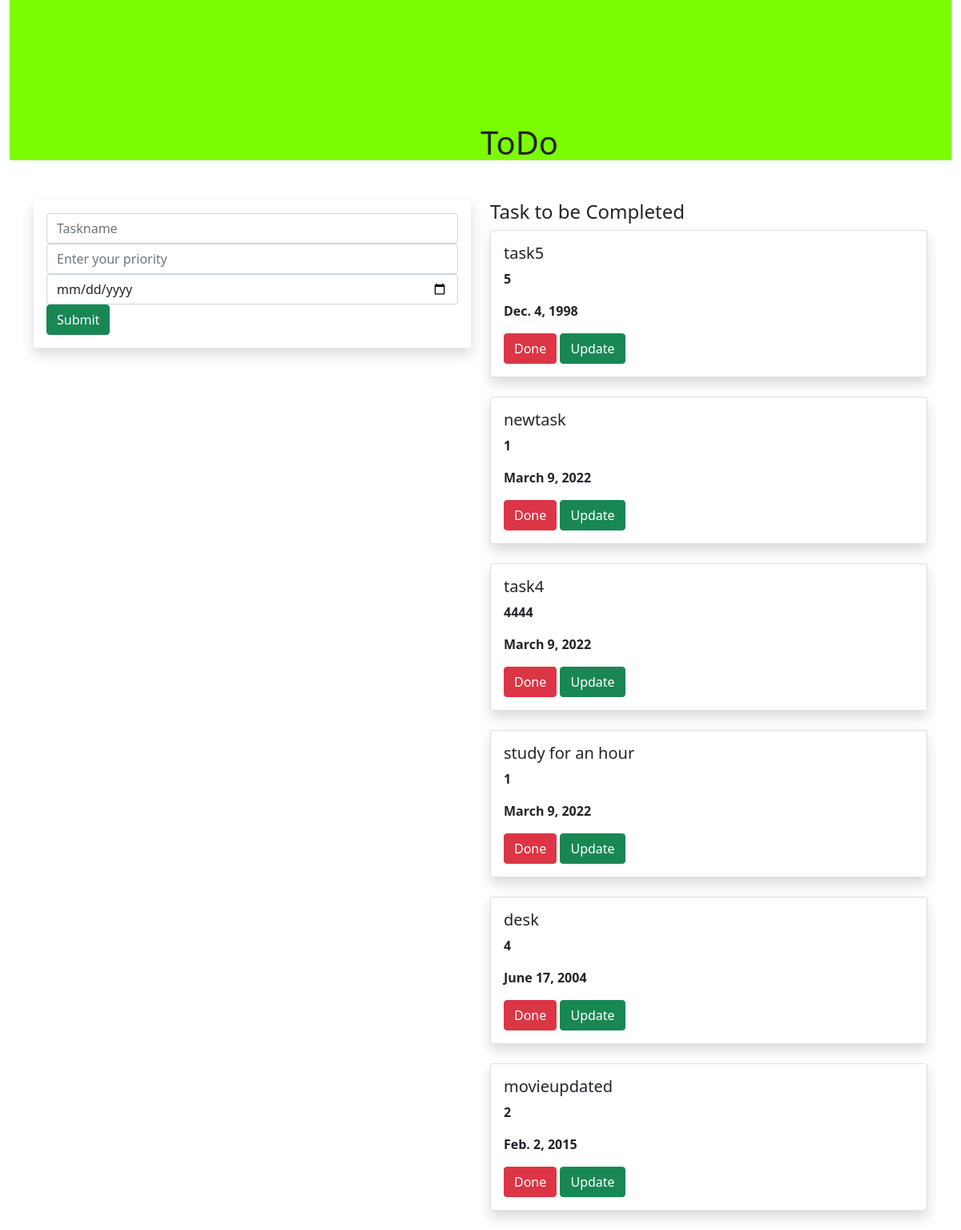
The page / on the database its author committed.
### todo1app/models.py (models this page shows, shortened)
class Tas(models.Model):
    name=models.CharField(max_length=250)
    priority=models.IntegerField()
    date=models.DateField()

### todo1app/views.py (the view)
# urls.py: path('',views.add,name='add'),
def add(request):
      task1=Tas.objects.all()
      if request.method=='POST':
         name=request.POST.get('task','')
         priority=request.POST.get('priority','')
         date=request.POST.get('date','')
         task=Tas(name=name,priority=priority,date=date)
         task.save()
      return render(request,"home.html",{'task1':task1})

### templates/home.html (shortened to what this page needs)
{% extends 'base.html'%}
{% block content %}
<div class="container-fluid">
    <div class="row">
        <div class="col-md-12">
          <div class="banner">
              <div class="banner-text">
                  <h1>ToDo</h1>
              </div>
          </div>
        </div>
    </div>
</div>
<div class="container">
    <div class="row">
        <div class="col-md-6">
        <form method="POST" class="p-3 shadow">
            <div class="form-group">
    <input type="text" class="form-control" name="task" placeholder="Taskname">
</div>
<div class="form-group">
   <input type="text" class="form-control" name="priority" placeholder="Enter your priority">
</div>
       <div class="form-group">
   <input type="date" class="form-control" name="date" placeholder="Enter your date">
    </div>
     <input type="submit" class="btn btn-success">
            </form>
    </div>
     <div class="col-md-6">
         <h4> Task to be Completed</h4>
          {% for i in task1 %}
         <div class="shadow  card">
           <div class="card-body">
               <h5 class="card-title">{{i.name}}</h5>
               <p><b>{{i.priority}}</b></p>
               <p><b>{{i.date}}</b></p>
               <a class="btn btn-danger" href="{% url 'delete' i.id %}">Done</a>
               <a class="btn btn-success" href="{% url 'update' i.id %}">Update</a>
           </div>
         </div>
         <br>
         {% endfor %}
     </div>
</div>
</div>
{% endblock %}

### templates/base.html (shortened to what this page needs)
{% load static %}
<!DOCTYPE html>
<html lang="en">
<head>
</head>
<link href="https://cdn.jsdelivr.net/npm/bootstrap@5.1.3/dist/css/bootstrap.min.css" rel="stylesheet">
<link rel="stylesheet" href="{% static 'style.css'%}">
<body>
{% block content %}
{% endblock %}
</body>
</html>

### static/style.css (style rules this page uses)
.banner { background-color: lawngreen; width :100%; height:200px; margin-bottom:50px; }
.banner-text { top:10%; left:50%; position:absolute; transform:transform; }

### rows shown on the page
Tas: name "task5", priority "5", date "Dec. 4, 1998"
Tas: name "newtask", priority "1", date "March 9, 2022"
Tas: name "task4", priority "4444", date "March 9, 2022"
Tas: name "study for an hour", priority "1", date "March 9, 2022"
Tas: name "desk", priority "4", date "June 17, 2004"
Tas: name "movieupdated", priority "2", date "Feb. 2, 2015"
